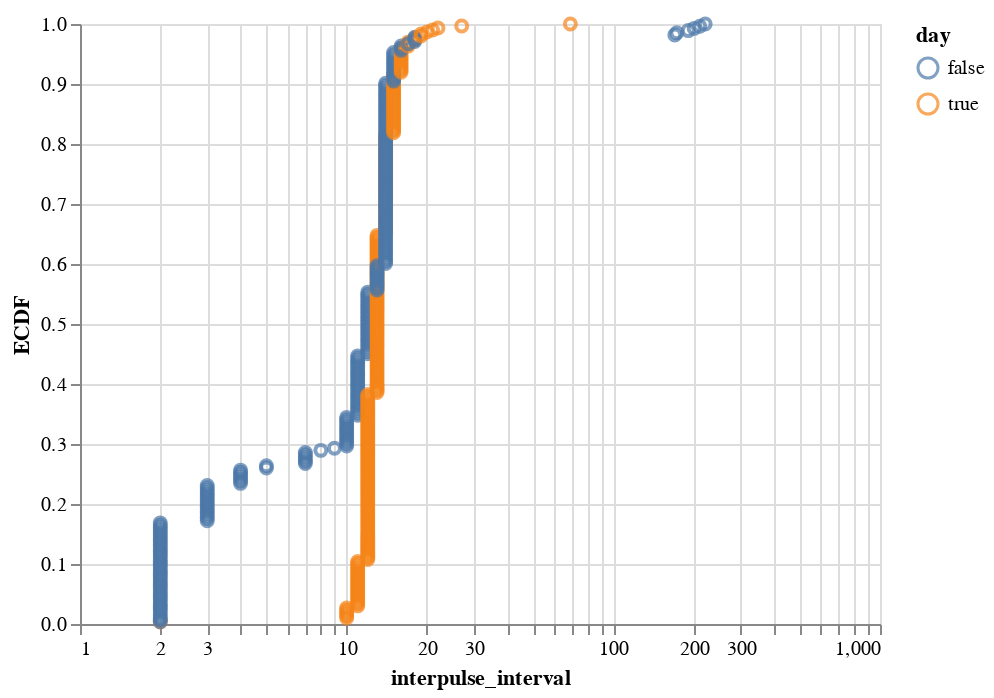

Notebook code cell kept with this figure:
### Code cell
p = altcat.catplot(data=df_ipis,
                   mark='point',
                   encoding=dict(x=alt.X('interpulse_interval:Q', scale=alt.Scale(type='log')),
                                 color=alt.Color('day:N')),
                   transform = 'ecdf')

p

### Figure 1 — Vega-Lite specification as saved in the notebook (floating-point values rounded to 4 significant figures; data arrays with more than 128 entries replaced by an {"elided": "..."} marker saying what was removed)
{"$schema": "https://vega.github.io/schema/vega-lite/v2.6.0.json", "config": {"view": {"height": 300, "width": 400}}, "data": {"name": "data-ee2252f21921e71b7aa0dd7f5cb65fb1"}, "datasets": {"data-ee2252f21921e71b7aa0dd7f5cb65fb1": {"elided": "571 records"}}, "encoding": {"color": {"field": "day", "scale": {}, "type": "nominal"}, "order": {"field": "interpulse_interval", "sort": "ascending", "type": "quantitative"}, "x": {"field": "interpulse_interval", "scale": {"type": "log"}, "type": "quantitative"}, "y": {"field": "__ECDF", "title": "ECDF", "type": "quantitative"}}, "mark": {"type": "point"}}
